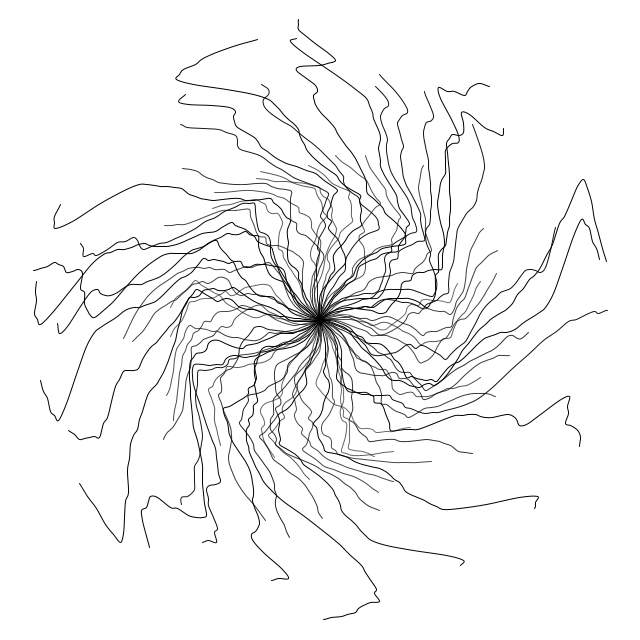
Frame 1 (no input)
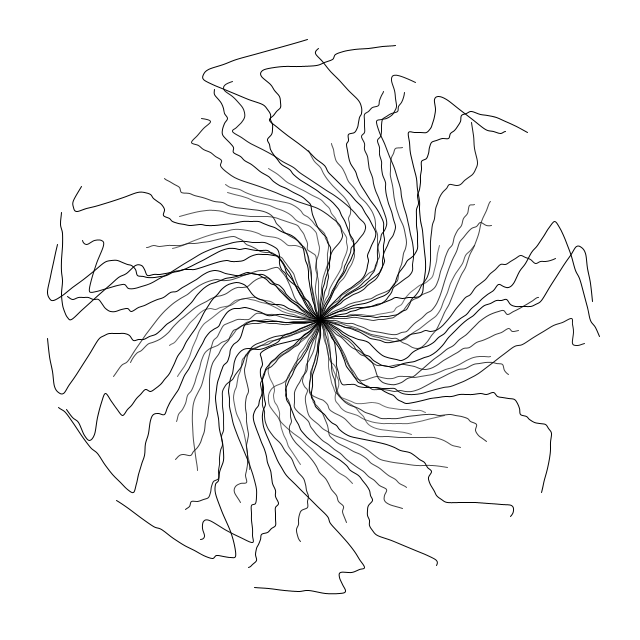
Frame 60 (the mouse pressed at the canvas centre just before this capture)
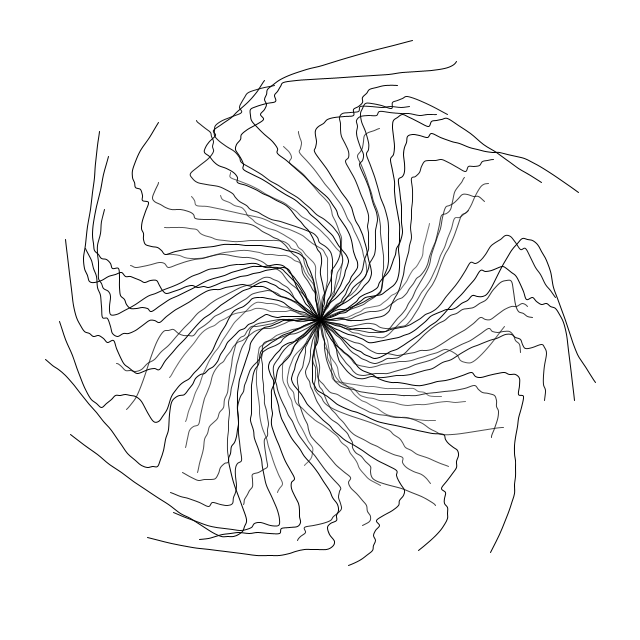
Frame 120 (the mouse held since frame 60 and released just before this capture)

The Processing sketch that drew these frames (run headless with seeded random() and noise(); from frame 60 on, the mouse is pressed at the canvas centre):

// Processing sketch: noiseorbv1
// ── noiseorbv1.pde

Trail[] ts = new Trail[72];


void setup(){
  size(640, 640);
  background(255);

 
  for ( int i = 0; i < ts.length; i ++){
    ts[i] = new Trail(width/2, height/2, i * 5);
  }

}

void draw(){
  background(255);
  stroke(0);
  fill(0);
  
  for ( int i = 0; i < ts.length; i ++){
    ts[i].display();
  }
}
  

// ── Trail.pde


class Trail{
  PVector origin, end;
  float angle, len;
  float decay;

  float res = 5;
  //initiate noise variables
  float nx = 1;
  float ny = len;
  float nz;
  
  int arrlen;
  float[] yval ;
  
  Trail(float x, float y, float a){
    origin = new PVector(x, y);
    angle = a;
    len = random(150, 300);
    decay = random(2);
    nz = a * a * a;
    arrlen = int( len/res);
    yval = new float[arrlen];
    getLine();
  }
  

  
  void getLine(){
    for (float i = 0; i < yval.length; i++){
      yval[int(i)] = map(sin(ny+i/10)*noise(nx+i/10, ny, nz), -1, 1, -i*5, i*5);
    }
    ny+=.01;
  }
  
  void displayLine(){
    getLine();

    noFill();
    beginShape();
      stroke(0);
      curveVertex(0, 0);
      for(int i = 0; i < yval.length; i ++){
        stroke(0, i * res);
        curveVertex(i * res, yval[i]);
      }
    endShape();
  }
  
  void display(){
    stroke(0);
    fill(0);
    pushMatrix();
      translate(origin.x, origin.y);
      rotate(radians(angle));
      displayLine();
    popMatrix();
  }

}

  
  
  
  
  
  
